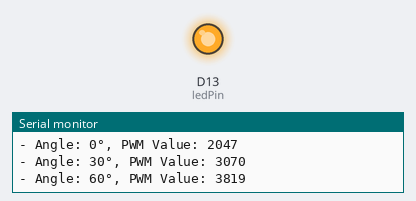
Bench run of a sketch on a simulated Arduino Uno R4 Minima. On the bench: output pins drawn as LEDs (lit = HIGH), the last lines printed to the serial monitor.

Above: at 1.9 s.
At 4.2 s:
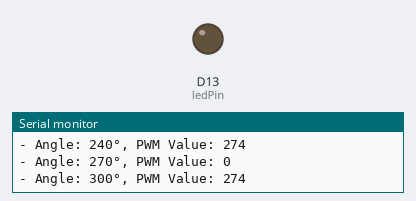
Timing chart, 0 to 7.0 s (numbered marks = the images above):
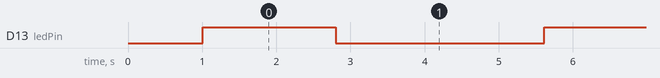

The sketch:

Dim_pwm.ino
```cpp
// Built-in LED pin (supports PWM)
const int ledPin = LED_BUILTIN;

void setup() {
  // Initialize serial communication and wait up to 2.5 seconds for a connection
  Serial.begin(115200);
  for (auto startNow = millis() + 2500; !Serial && millis() < startNow; delay(500));

  // set analog write resolution
  analogWriteResolution(12);

  Serial.println("Dim LED Example with Nano R4");
  delay(1000);
}

void loop() {
  for (int i=0; i<360; i++){
    float sine_value = sin(2*i*PI / 360);
    int pwm_value = (int)((sine_value + 1)*(4095/2));

    analogWrite(ledPin, pwm_value);

    if (i % 30 == 0){
      Serial.print("- Angle: ");
      Serial.print(i);
      Serial.print("°, PWM Value: ");
      Serial.println(pwm_value);
    }

    delay(10);
  }

  Serial.println("Cycle complete");
  delay(1000);
}
```

Measured:
- by itself, D13 (ledPin): alternates HIGH for 1.8 s and LOW for 2.8 s
